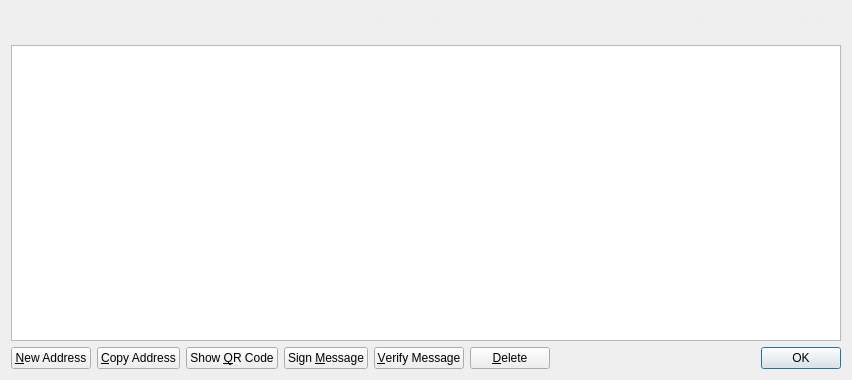
<?xml version="1.0" encoding="UTF-8"?>
<ui version="4.0">
 <class>AddressBookPage</class>
 <widget class="QWidget" name="AddressBookPage">
  <property name="geometry">
   <rect>
    <x>0</x>
    <y>0</y>
    <width>852</width>
    <height>380</height>
   </rect>
  </property>
  <property name="windowTitle">
   <string>Address Book</string>
  </property>
  <layout class="QVBoxLayout" name="verticalLayout">
   <item>
    <widget class="QLabel" name="labelExplanation">
     <property name="styleSheet">
      <string notr="true">#labelExplanation { color: #ededed; }</string>
     </property>
     <property name="text">
      <string>These are your ScamCoin addresses for receiving payments. You may want to give a different one to each sender so you can keep track of who is paying you.</string>
     </property>
     <property name="textFormat">
      <enum>Qt::PlainText</enum>
     </property>
     <property name="wordWrap">
      <bool>true</bool>
     </property>
    </widget>
   </item>
   <item>
    <widget class="QTableView" name="tableView">
     <property name="contextMenuPolicy">
      <enum>Qt::CustomContextMenu</enum>
     </property>
     <property name="toolTip">
      <string>Double-click to edit address or label</string>
     </property>
     <property name="tabKeyNavigation">
      <bool>false</bool>
     </property>
     <property name="alternatingRowColors">
      <bool>true</bool>
     </property>
     <property name="selectionMode">
      <enum>QAbstractItemView::SingleSelection</enum>
     </property>
     <property name="selectionBehavior">
      <enum>QAbstractItemView::SelectRows</enum>
     </property>
     <property name="sortingEnabled">
      <bool>true</bool>
     </property>
     <attribute name="verticalHeaderVisible">
      <bool>false</bool>
     </attribute>
    </widget>
   </item>
   <item>
    <layout class="QHBoxLayout" name="horizontalLayout">
     <item>
      <widget class="QPushButton" name="newAddressButton">
       <property name="toolTip">
        <string>Create a new address</string>
       </property>
       <property name="text">
        <string>&amp;New Address</string>
       </property>
       <property name="icon">
        <iconset resource="../bitcoin.qrc">
         <normaloff>:/icons/add</normaloff>:/icons/add</iconset>
       </property>
      </widget>
     </item>
     <item>
      <widget class="QPushButton" name="copyToClipboard">
       <property name="toolTip">
        <string>Copy the currently selected address to the system clipboard</string>
       </property>
       <property name="text">
        <string>&amp;Copy Address</string>
       </property>
       <property name="icon">
        <iconset resource="../bitcoin.qrc">
         <normaloff>:/icons/editcopy</normaloff>:/icons/editcopy</iconset>
       </property>
      </widget>
     </item>
     <item>
      <widget class="QPushButton" name="showQRCode">
       <property name="text">
        <string>Show &amp;QR Code</string>
       </property>
       <property name="icon">
        <iconset resource="../bitcoin.qrc">
         <normaloff>:/icons/qrcode</normaloff>:/icons/qrcode</iconset>
       </property>
      </widget>
     </item>
     <item>
      <widget class="QPushButton" name="signMessage">
       <property name="toolTip">
        <string>Sign a message to prove you own a ScamCoin address</string>
       </property>
       <property name="text">
        <string>Sign &amp;Message</string>
       </property>
       <property name="icon">
        <iconset resource="../bitcoin.qrc">
         <normaloff>:/icons/edit</normaloff>:/icons/edit</iconset>
       </property>
      </widget>
     </item>
     <item>
      <widget class="QPushButton" name="verifyMessage">
       <property name="toolTip">
        <string>Verify a message to ensure it was signed with a specified ScamCoin address</string>
       </property>
       <property name="text">
        <string>&amp;Verify Message</string>
       </property>
       <property name="icon">
        <iconset resource="../bitcoin.qrc">
         <normaloff>:/icons/transaction_0</normaloff>:/icons/transaction_0</iconset>
       </property>
      </widget>
     </item>
     <item>
      <widget class="QPushButton" name="deleteButton">
       <property name="toolTip">
        <string>Delete the currently selected address from the list</string>
       </property>
       <property name="text">
        <string>&amp;Delete</string>
       </property>
       <property name="icon">
        <iconset resource="../bitcoin.qrc">
         <normaloff>:/icons/remove</normaloff>:/icons/remove</iconset>
       </property>
      </widget>
     </item>
     <item>
      <spacer name="horizontalSpacer">
       <property name="orientation">
        <enum>Qt::Horizontal</enum>
       </property>
       <property name="sizeHint" stdset="0">
        <size>
         <width>40</width>
         <height>20</height>
        </size>
       </property>
      </spacer>
     </item>
     <item>
      <widget class="QDialogButtonBox" name="buttonBox">
       <property name="sizePolicy">
        <sizepolicy hsizetype="Maximum" vsizetype="Fixed">
         <horstretch>0</horstretch>
         <verstretch>0</verstretch>
        </sizepolicy>
       </property>
       <property name="standardButtons">
        <set>QDialogButtonBox::Ok</set>
       </property>
      </widget>
     </item>
    </layout>
   </item>
  </layout>
 </widget>
 <resources>
  <include location="../bitcoin.qrc"/>
 </resources>
 <connections/>
</ui>
